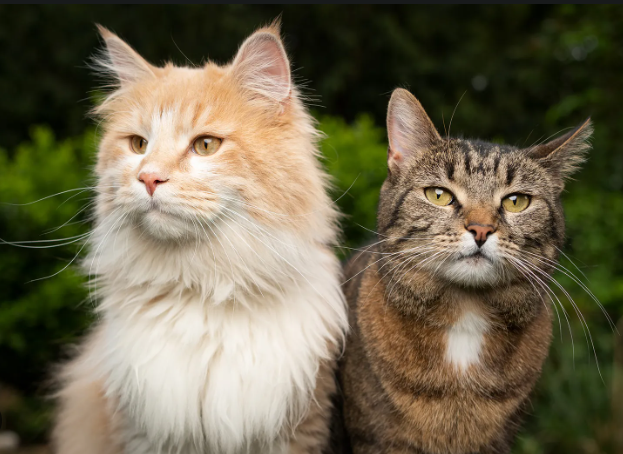
#> input picture cat.png, 623 x 454 px
$ jupyter execute --allow-errors 'Week 3 - Histogram.ipynb'   (shell and % lines are left out)   (older library calls are emulated)
#> lines starting #> are read from the running program, lines starting #| are printed output that depends on the picture
# Xử lý ảnh

## INT3404 1 ----- 7-9 Monday - 303GD2
## Diep Ng., Ph.D.

### Mail-to: ngocdiep at vnu.edu.vn

# Tuần 3: Histogram

[cell 1]
import cv2
import numpy as np
import matplotlib.pyplot as plt

[cell 2]
plt.rcParams['figure.figsize'] = [10,8]

[cell 3]
import imutils
img = cv2.imread("cat.png", 0)
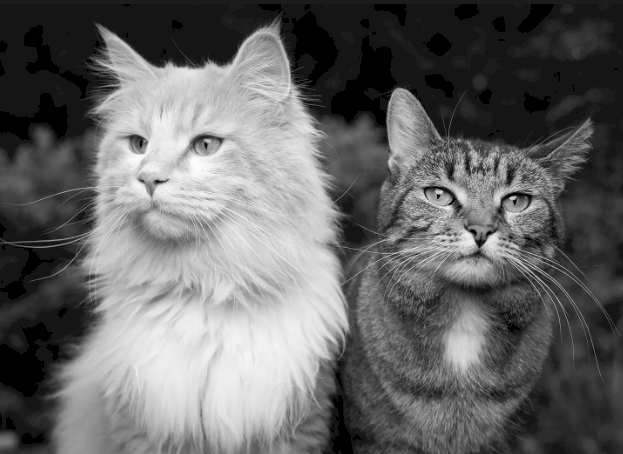
#> img: shape (454, 623); min 0, max 253, mean 102.3
plt.imshow(img, cmap='gray')

[cell 4]
img.shape
#> Out = (454, 623)

# 1. Calculate Histogram

1. Using `cv2.calcHist` from OpenCV
2. Using `numpy.histogram` function

[cell 5]
#using cv2.calcHist()
hist = cv2.calcHist(
                    [img],
                    channels=[0],
                    mask=None, #full image
                    histSize=[256], #full scale
                    ranges=[0,256]
)
#> hist = 256 values, max 47423 at index 21, min 0 at index 3, mean 1104.9

[cell 6]
hist.shape
#> Out = (256, 1)

[cell 7]
sum(hist)
#> Out = [282842]

[cell 8]
img.shape[0] * img.shape[1]
#> Out = 282842

[cell 9]
plt.plot(hist)
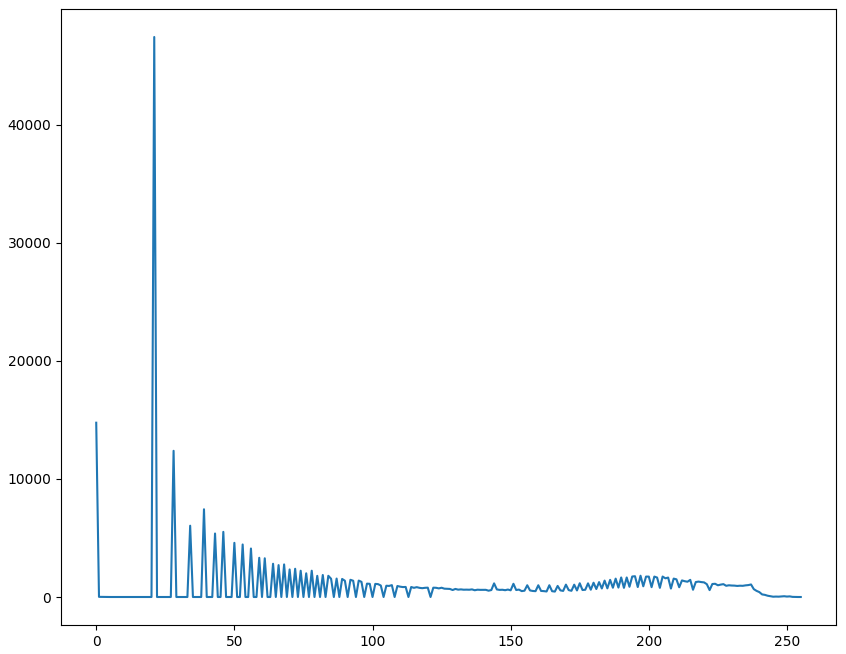
#> figure drawn by matplotlib, 1 panel; curve peaks at x = 21, y = 47423

[cell 10]
#normalized histogram
h, w = img.shape[:2]
#> h = 454; w = 623
normalized_hist = hist/(h*w)
#> normalized_hist = 256 values, max 0.168 at index 21, min 0 at index 3, mean 0.00391
plt.plot(normalized_hist)
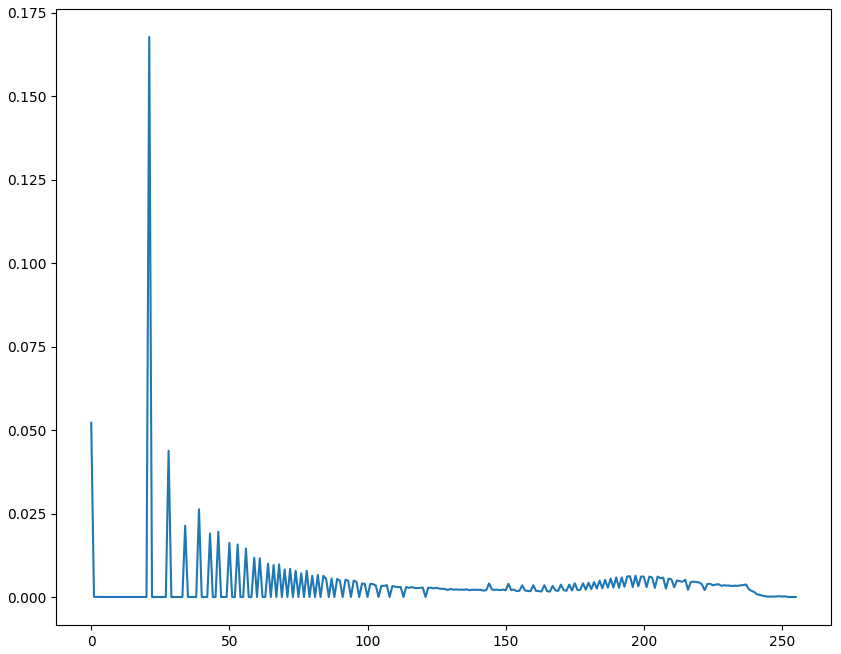
#> figure drawn by matplotlib, 1 panel; curve peaks at x = 21, y = 0.168

[cell 11]
def plot_img_and_hist(img):
    '''Draw image together with its histogram and cdf'''
    hist = cv2.calcHist(
                    [img],
                    channels=[0],
                    mask=None, #full image
                    histSize=[256], #full scale
                    ranges=[0,256]
    )
    h, w = img.shape[:2]
#> h = 454; w = 623
    normalized_hist = hist/(h*w)
    cdf = normalized_hist.cumsum()
#> cdf = 256 values from 0.0522 to 1
    plt.subplot(1, 2, 1)
    plt.imshow(img, cmap='gray')
    plt.subplot(1, 2, 2)
    plt.plot(normalized_hist, 'r')
    plt.plot(cdf, 'b--')
    plt.legend(('histogram', 'cdf'), loc='upper left')

[cell 12]
plot_img_and_hist(cv2.imread("cat.png", 0))
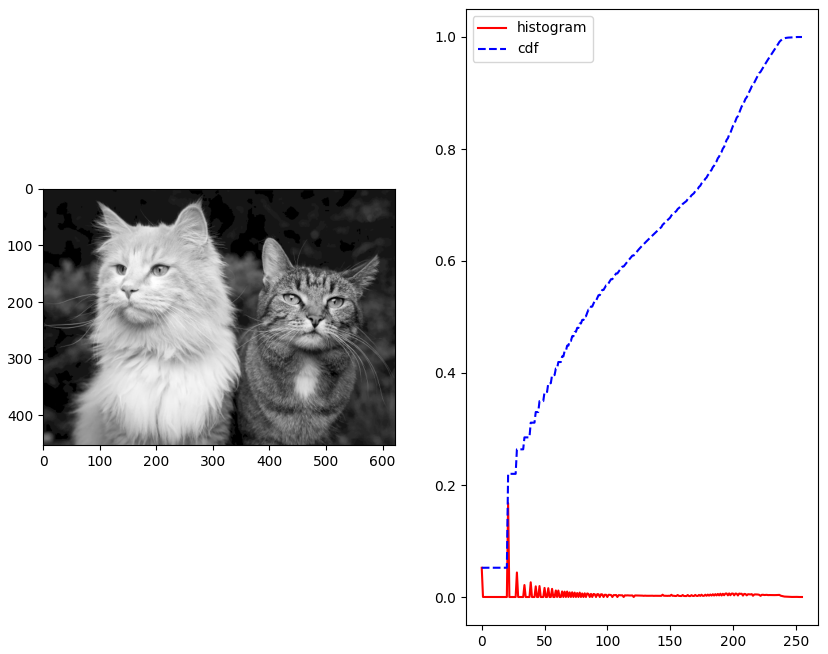
#> figure drawn by matplotlib, 2 panels; panel 2: curve peaks at x = 21, y = 0.168; panel 2: curve peaks at x = 253, y = 1

[cell 13]

# Compute the discrete Fourier Transform of the image
fourier = cv2.dft(np.float32(img), flags=cv2.DFT_COMPLEX_OUTPUT)

# Shift the zero-frequency component to the center of the spectrum
fourier_shift = np.fft.fftshift(fourier)

# calculate the magnitude of the Fourier Transform
magnitude = 20*np.log(cv2.magnitude(fourier_shift[:,:,0],fourier_shift[:,:,1]))
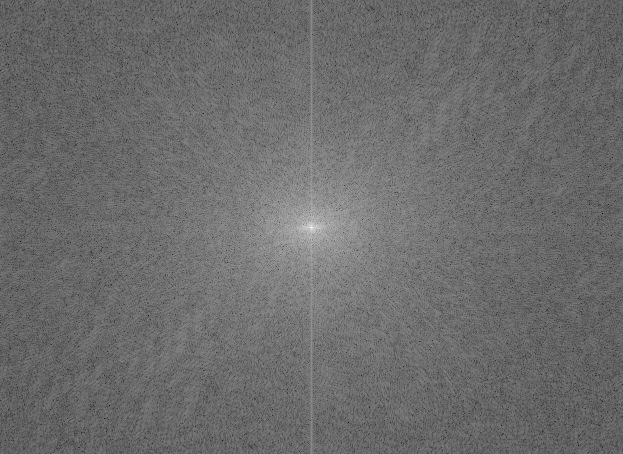
#> magnitude: shape (454, 623) float32; min 27.82, max 343.6, mean 161.9; drawn with min black and max white

# Scale the magnitude for display
magnitude = cv2.normalize(magnitude, None, 0, 255, cv2.NORM_MINMAX, cv2.CV_8UC1)

[cell 14]
magnitude

[cell 15]
plt.imshow(magnitude,cmap='gray')

#> (a cell that did not finish here is left out)

#> (a cell that did not finish here is left out)


[cell 18]
#from week 2
#reference: https://www.pyimagesearch.com/2015/10/05/opencv-gamma-correction/
def adjust_image_gamma_lookuptable(image, gamma=1.0):
    # build a lookup table mapping the pixel values [0, 255] to
    # their adjusted gamma values
#> called with gamma = 0.45
    table = np.array([((i / 255.0) ** gamma) * 255
        for i in np.arange(0, 256)]).astype("uint8")

    # apply gamma correction using the lookup table
    return cv2.LUT(image, table)
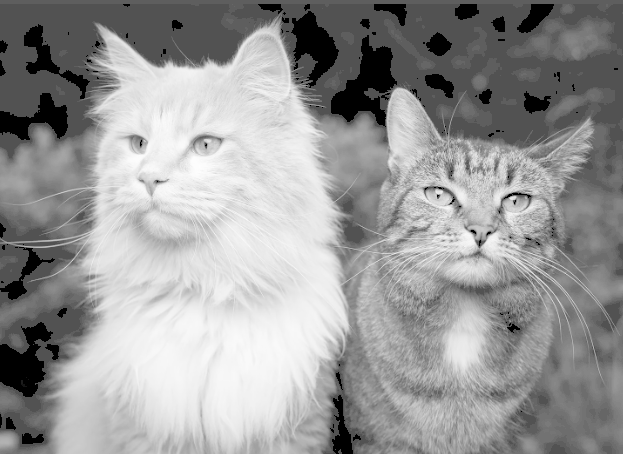
#> returned value: shape (454, 623); min 0, max 254, mean 152.4

[cell 19]
img_adjusted = adjust_image_gamma_lookuptable(img, gamma=0.45)
plot_img_and_hist(img_adjusted)
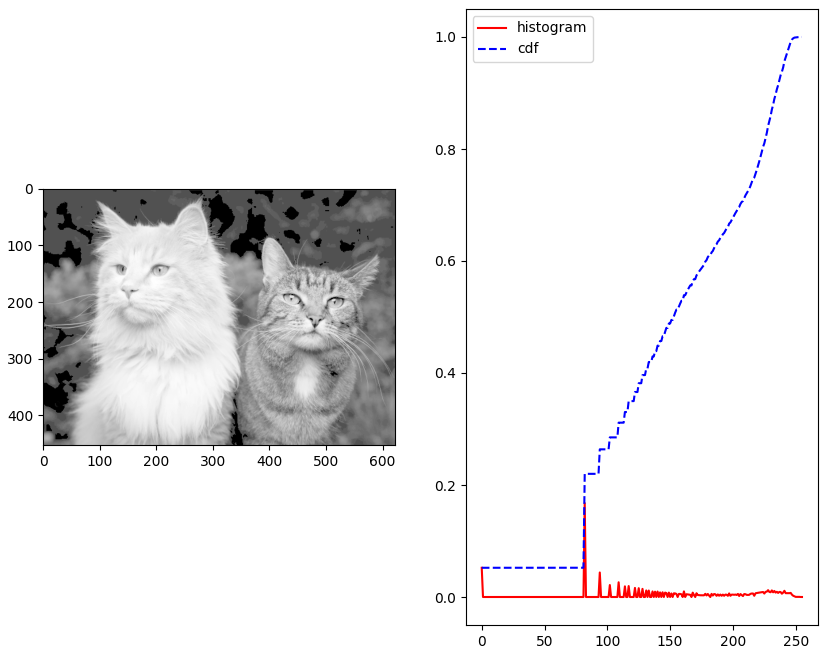
#> figure drawn by matplotlib, 2 panels; panel 2: curve peaks at x = 82, y = 0.168; panel 2: curve peaks at x = 254, y = 1

[cell 20]
#using numpy
h2 = np.histogram(img.ravel(), bins=256, range=[0, 256])
h2

[cell 21]
h2[0].shape
#> Out = (256,)

[cell 22]
plt.plot(h2[0])

# 2. Histogram equalization

[cell 23]
def hist_equalize(img):
    #1. calculate hist
    hist = cv2.calcHist([img], [0], None, [256], [0, 256])
    #2. normalize hist
    h, w = img.shape[:2]
#> h = 454; w = 623
    hist = hist/(h*w)
#> hist has the same summary as normalized_hist outside hist_equalize

    #3. calculate CDF
    cdf = np.cumsum(hist)
#> cdf = 256 values from 0.0522 to 1
    s_k = (255 * cdf-0.5).astype("uint8")
#> s_k = 256 values from 12 to 254
    return s_k

[cell 24]
# view the conversion s_k
hist_equalize(img)
#> Out = 256 values from 12 to 254

[cell 25]
s_k = hist_equalize(img)
#> s_k = 256 values from 12 to 254
equalized_img = cv2.LUT(img, s_k)
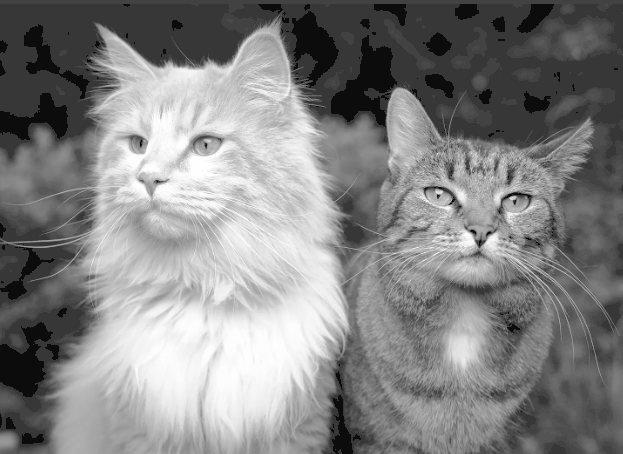
#> equalized_img: shape (454, 623); min 12, max 254, mean 131.3
plot_img_and_hist(equalized_img)
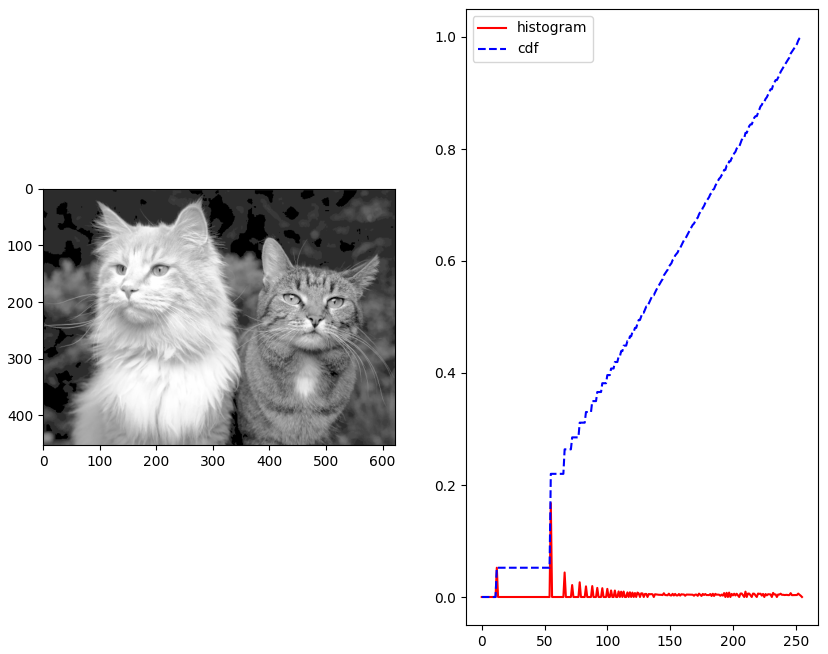
#> figure drawn by matplotlib, 2 panels; panel 2: curve peaks at x = 55, y = 0.168; panel 2: curve peaks at x = 254, y = 1

## Using OpenCV function

[cell 26]
img_equalized = cv2.equalizeHist(img)
plot_img_and_hist(img_equalized)
#> figure, not shown here; panel 2: curve peaks at x = 45, y = 0.168; panel 2: curve peaks at x = 255, y = 1

[cell 27]
high_exposure_img = cv2.imread('high-exposure.jpg',0)
he_equalized = cv2.equalizeHist(high_exposure_img)
#> (the rest of this cell did not finish here and is left out)

# 3. Adaptive Histogram equalization

Image is divided into small blocks called "tiles" (e.g., 8x8 pixels).

Each block is histogram equalized as usual.

In a small area, histogram would confine to a small region (unless there is noise).

If noise is there, it will be amplified --> to avoid this, **contrast limiting* is applied.

If any histogram bin is above the specified contrast limit (e.g., 40), those pixels are clipped and distributed uniformly to other bins before applying histogram equalization. After equalization, to remove artifacts in tile borders, bilinear interpolation is applied.

Refs: https://docs.opencv.org/master/d2/d74/tutorial_js_histogram_equalization.html

[cell 28]
clahe = cv2.createCLAHE(clipLimit=40, tileGridSize=(8,8))
high_clahe = clahe.apply(high_exposure_img)
#> (the rest of this cell did not finish here and is left out)

[cell 29]
clahe = cv2.createCLAHE(clipLimit=2.0, tileGridSize=(8,8))
high_clahe = clahe.apply(high_exposure_img)
#> (the rest of this cell did not finish here and is left out)

[cell 30]
clahe = cv2.createCLAHE(clipLimit=2.0, tileGridSize=(100,100))
high_clahe = clahe.apply(high_exposure_img)
#> (the rest of this cell did not finish here and is left out)

# 4. Histogram matching

Compute the cumulative histograms for source & target images
Interpolate linearly to find the unique pixel values in the template image that most closely match the quantiles of the unique pixel values in the source image.

Ref: https://stackoverflow.com/questions/32655686/histogram-matching-of-two-images-in-python-2-x

[cell 31]
def hist_match(source, template):
    """
    Adjust the pixel values of a grayscale image such that its histogram
    matches that of a target image

    Arguments:
    -----------
        source: np.ndarray
            Image to transform; the histogram is computed over the flattened
            array
        template: np.ndarray
            Template image; can have different dimensions to source
    Returns:
    -----------
        matched: np.ndarray
            The transformed output image
    """

    oldshape = source.shape
    source = source.ravel()
    template = template.ravel()

    # get the set of unique pixel values and their corresponding indices and
    # counts
    s_values, bin_idx, s_counts = np.unique(source, return_inverse=True,
                                            return_counts=True)
    t_values, t_counts = np.unique(template, return_counts=True)

    # take the cumsum of the counts and normalize by the number of pixels to
    # get the empirical cumulative distribution functions for the source and
    # template images (maps pixel value --> quantile)
    s_quantiles = np.cumsum(s_counts).astype(np.float64)
    s_quantiles /= s_quantiles[-1]
    t_quantiles = np.cumsum(t_counts).astype(np.float64)
    t_quantiles /= t_quantiles[-1]

    # interpolate linearly to find the pixel values in the template image
    # that correspond most closely to the quantiles in the source image
    interp_t_values = np.interp(s_quantiles, t_quantiles, t_values)
    result = interp_t_values[bin_idx].reshape(oldshape)
    result = result.astype(np.uint8)
    return result

[cell 32]
source = cv2.imread("high-exposure.jpg", 0)
template = cv2.imread("lena.jpg",0)
plt.subplot(1, 2, 1)
#> (the rest of this cell did not finish here and is left out)

#> (a cell that did not finish here is left out)

# 5. Image retrieval using histogram

Flower data from: http://www.robots.ox.ac.uk/~vgg/data/flowers/17/index.html

[cell 34]
def calcHist(img, bins_per_channel=20):
    '''
    img with shape (h, w, 3)
    '''
    h, w = img.shape[:2]
    hist = [
            np.histogram(img[:,:, i], bins=20, range=(0, 256))[0]
            for i in range(3)
    ]
    hist = np.array(hist).ravel()
    hist = hist/(h*w) #normalize
    return hist

[cell 35]
#all images
import glob
inames = glob.glob("./flowers/*.jpg")
images = [
            cv2.imread(iname)
            for iname in inames
]
#all histograms
xs = [
            calcHist(img)
            for img in images
]
#> xs = []

$ run again, with people.png copied over cat.png
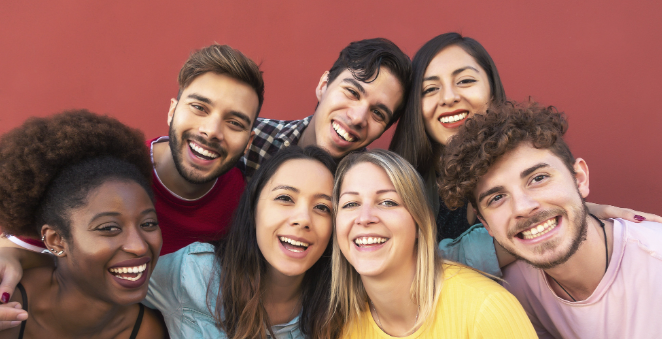
#> input picture people.png, 662 x 339 px
#> `hist = cv2.calcHist( [img], channels=[0], mask=None,`: hist = 256 values, max 9178 at index 125, min 0 at index 1, mean 876.6
#> `sum(hist)`: Out = [224418]
#> `normalized_hist = hist/(h*w)`: normalized_hist = 256 values, max 0.0409 at index 125, min 0 at index 1, mean 0.00391
#> in plot_img_and_hist, `cdf = normalized_hist.cumsum()`: cdf = 256 values from 0.00128 to 1
#> in hist_equalize, `hist = hist/(h*w)`: hist has the same summary as normalized_hist outside hist_equalize
#> in hist_equalize, `s_k = (255 * cdf-0.5).astype("uint8")`: s_k = 256 values from 0 to 254
#> `equalized_img = cv2.LUT(img, s_k)`:
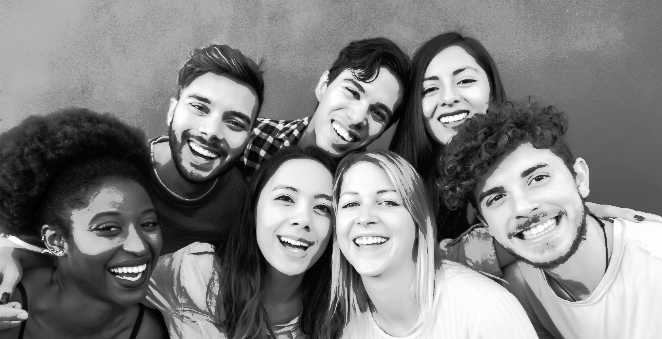
#> equalized_img: shape (339, 662); min 0, max 254, mean 128.2
#> `[cell 25] s_k = hist_equalize(img) equalized_img = cv2.LUT(img, s_k) p..`:
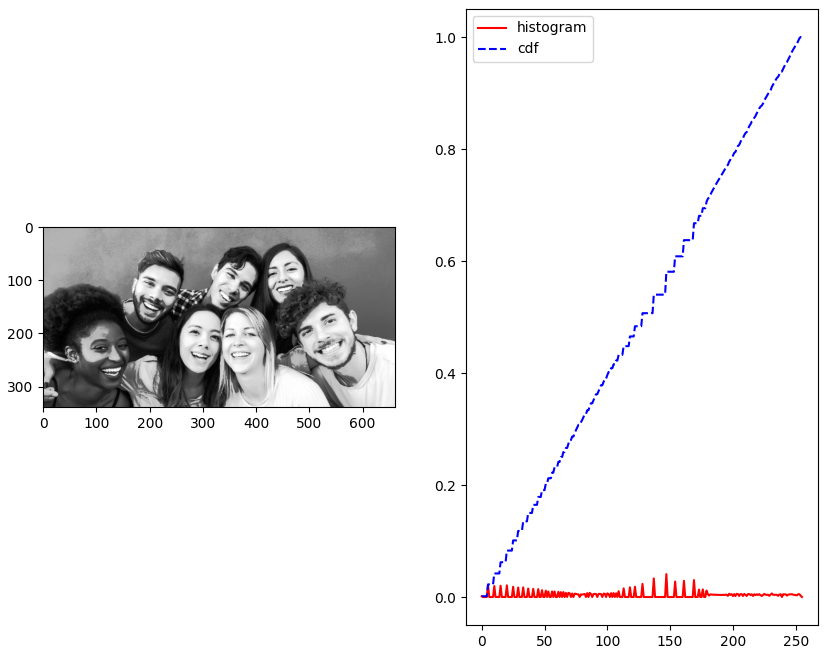
#> figure drawn by matplotlib, 2 panels; panel 2: curve peaks at x = 147, y = 0.0409; panel 2: curve peaks at x = 254, y = 1
#> xs = []
